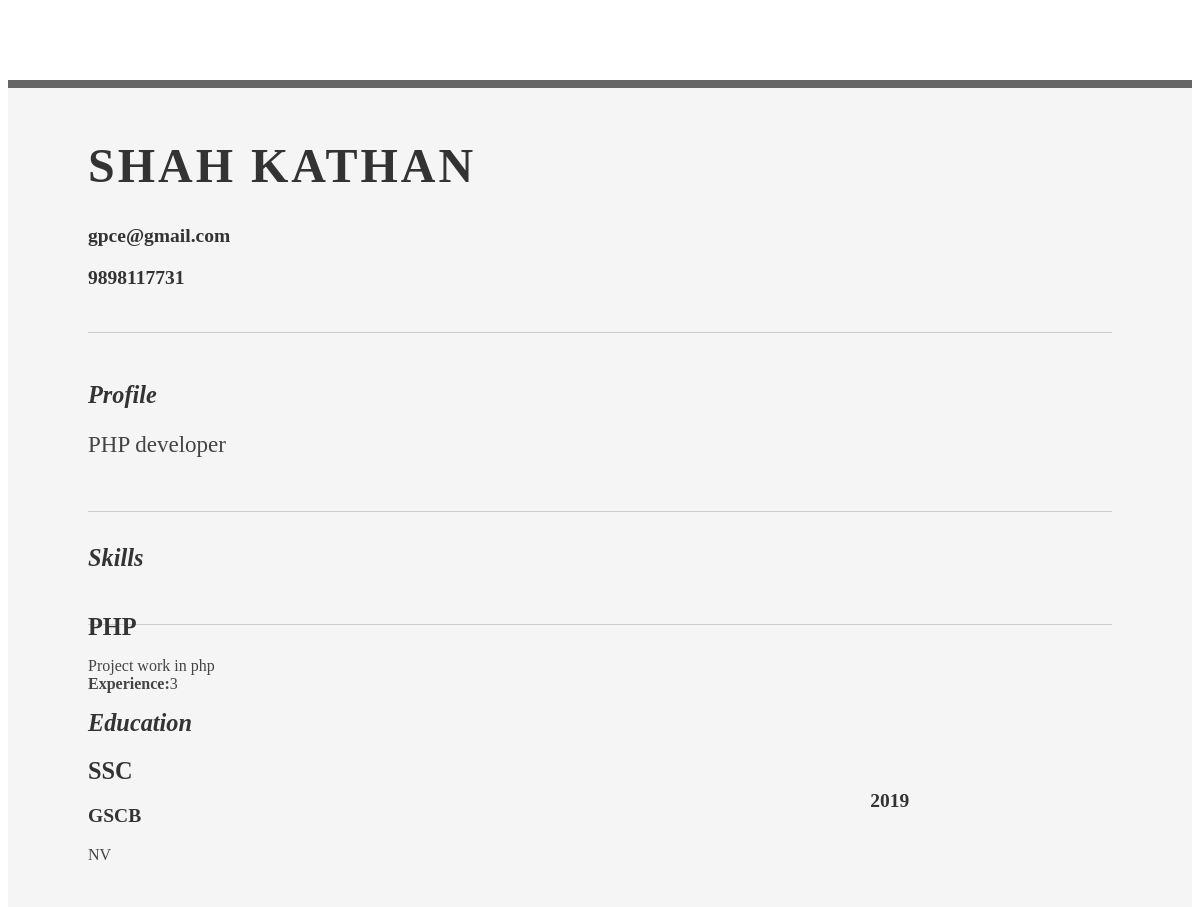
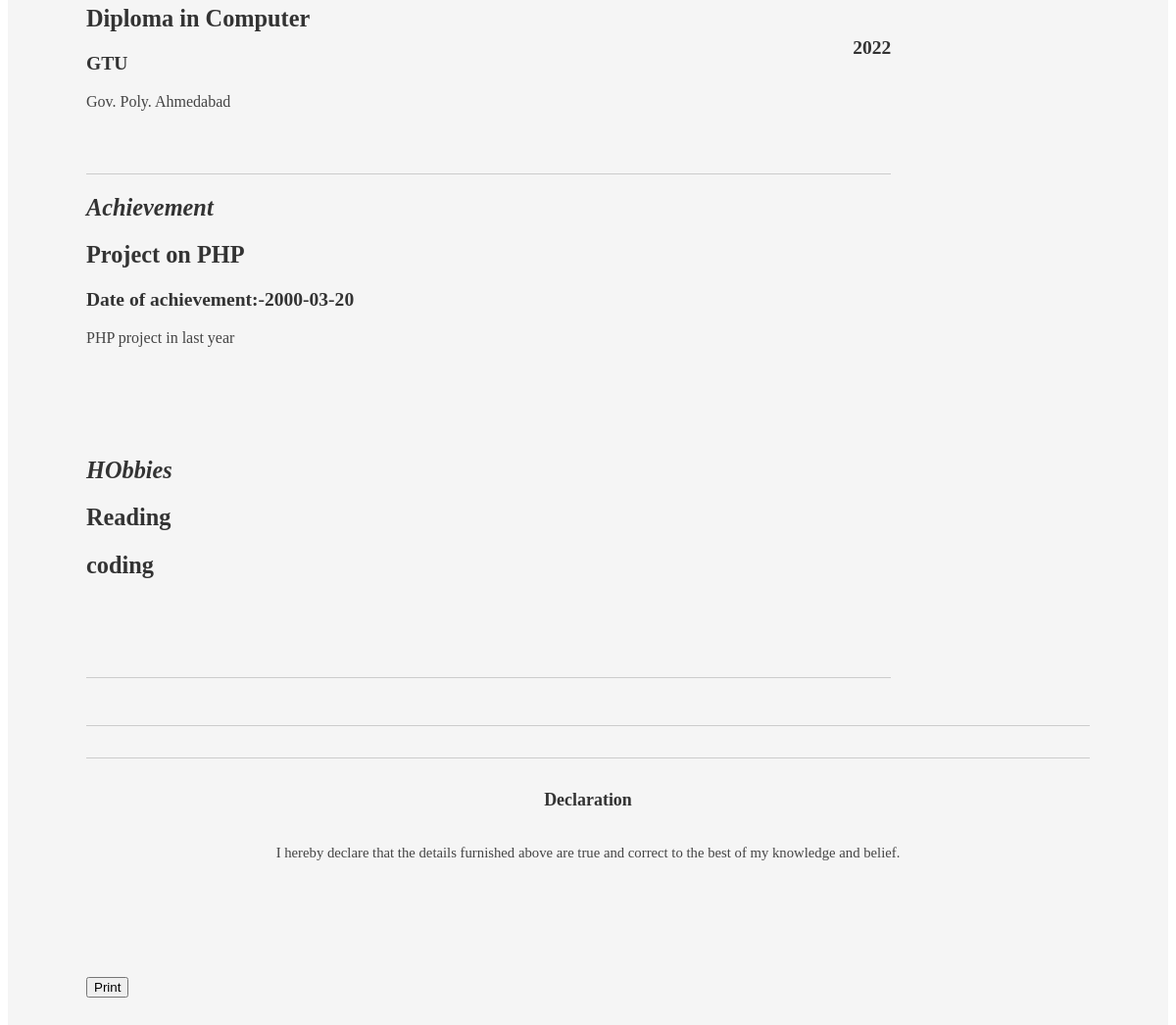
/web/RR/srt-resume.php (signed in), run on the app's committed database (2 pictures, top to bottom).
### tables this page shows
CREATE TABLE `user` (
  `user_id` int(20) NOT NULL,
  `name` varchar(40) NOT NULL,
  `city` varchar(40) NOT NULL,
  `gender` varchar(6) NOT NULL,
  `password` varchar(40) NOT NULL,
  `email` varchar(50) NOT NULL,
  `contact` bigint(15) NOT NULL,
  `pincode` int(6) NOT NULL,
  `Address` longtext NOT NULL,
  `date` date NOT NULL DEFAULT current_timestamp(),
  `state` varchar(40) NOT NULL,
  `image` longtext NOT NULL
);

CREATE TABLE `resume_data` (
  `Tech_Id` int(20) NOT NULL,
  `Skill` varchar(30) NOT NULL,
  `Skill_exprience` varchar(30) NOT NULL,
  `Description` longtext NOT NULL,
  `user_id` int(20) NOT NULL,
  `objective` longtext NOT NULL
);

CREATE TABLE `education` (
  `e_Id` int(20) NOT NULL,
  `degree` varchar(20) NOT NULL,
  `collage` varchar(50) NOT NULL,
  `univercity` varchar(50) NOT NULL,
  `passing_year` int(20) NOT NULL,
  `u_id` int(20) NOT NULL
);

CREATE TABLE `achievement` (
  `id` int(30) NOT NULL,
  `title` varchar(30) NOT NULL,
  `description` varchar(50) NOT NULL,
  `date` date NOT NULL,
  `user_id` int(20) NOT NULL
);

CREATE TABLE `hobbies` (
  `hobbi_id` int(11) NOT NULL,
  `hobbi` longtext NOT NULL,
  `user_id` int(11) NOT NULL
);

### web/RR/srt-resume.php (the view, shortened to what this page needs)
<!DOCTYPE html PUBLIC "-//W3C//DTD XHTML 1.0 Strict//EN" "http://www.w3.org/TR/xhtml1/DTD/xhtml1-strict.dtd">
<html>
<head>
	<link rel="stylesheet" type="text/css" href="http://yui.yahooapis.com/2.7.0/build/reset-fonts-grids/reset-fonts-grids.css" media="all" />
	<link rel="stylesheet" type="text/css" href="resume.css" media="all" />
</head>
<body>
<?php
  include 'conn.php';
  $sql="SELECT * FROM resume_data WHERE user_id=".$_SESSION['sess_uid'];
  $res=mysqli_query($con,$sql);
  $skl=mysqli_affected_rows($con);
  while($row=$res->fetch_assoc())
  {
   $skill=$row['Skill'];
   $exprience=$row['Skill_exprience'];
   $Description=$row['Description'];
   $objective=$row['objective'];
  }
$sql="SELECT * FROM user WHERE user_id=".$_SESSION['sess_uid'];
  $res=mysqli_query($con,$sql);
  while($row=$res->fetch_assoc())
  {
   $name=$row['name'];
   $email=$row['email'];
   $cn=$row['contact'];
  }
?>
<div id="doc2" class="yui-t7">
	<div id="inner">
		<div id="hd">
			<div class="yui-gc">
				<div class="yui-u first">
					<h1><?php echo $name ?></h1>
				</div>
				<div class="yui-u">
					<div class="contact-info">
						<h3><?php echo $email ?></h3>
						<h3><?php echo $cn ?></h3>
					</div>
				</div>
			</div>
		</div>
		<div id="bd">
			<div id="yui-main">
				<div class="yui-b">
					<div class="yui-gf">
						<div class="yui-u first">
							<h2>Profile</h2>
						</div>
						<div class="yui-u">
							<p class="enlarge">
						<?php echo $objective ?>
							</p>
						</div>
					</div>
					<div class="yui-gf">
						<div class="yui-u first">
							<h2>Skills</h2>
						</div>
						<div class="yui-u">
              <?php for($i=0;$i<$skl;$i++)
                   {   ?>
								<div class="talent">
									<h2><?php echo $skill ?></h2>
                					<p><?php echo $Description ?><br />
					                <strong>Experience:</strong><?php echo $exprience ?></p>
								</div>
			<?php } ?>
						</div>
					</div>
					<div class="yui-gf">
						<div class="yui-u first">
							<h2>Education</h2>
						</div>
						<div class="yui-u">
<?php
             $sql="SELECT * FROM education WHERE u_id=".$_SESSION['sess_uid'];
  $res=mysqli_query($con,$sql);
  while($row=$res->fetch_assoc())
  {
   $degree=$row['degree'];
   $uni=$row['univercity'];
   $clg=$row['collage'];
   $pass_year=$row['passing_year'];
 ?>
							<div class="job">
								<h2><?php echo $degree ?></h2>
								<h3><?php echo $uni ?></h3>
								<h4><?php echo $pass_year ?></h4>
								<p><?php echo $clg ?></p>
	           <?php }
              ?>						</div>
<div class="yui-gf last">
						<div class="yui-u first">
							<h2>Achievement</h2>
						</div>
			<?php
  $sql="SELECT * FROM achievement WHERE user_id=".$_SESSION['sess_uid'];
  $res=mysqli_query($con,$sql);
  while($row=$res->fetch_assoc())
  {
   $title=$row['title'];
   $date=$row['date'];
   $desc=$row['description'];
   ?>
						<div class="yui-u">
							<h2><?php echo $title ?></h2>
							<h3><strong>Date of achievement:-</strong><?php echo $date ?></h3>
							<p><?php echo $desc ?></p>
						</div>
						<?php
  }
  ?>
					</div>
					<div class="yui-gf last">
						<div class="yui-u first">
							<h2>HObbies</h2>
						</div>
						<?php
  $sql="SELECT * FROM hobbies WHERE user_id=".$_SESSION['sess_uid'];
  $res=mysqli_query($con,$sql);
  while($row=$res->fetch_assoc())
  {
        $ho=$row['hobbi'];
  ?>
						<div class="yui-u">
							<h2><?php echo $ho ?></h2>
							</div>
						<?php
  }
  ?>
					</div>
				</div>
			</div>
		</div>
		<div id="ft">
			<p><h3>Declaration</h3><br>
I hereby declare that the details furnished above are true and correct to the best of my knowledge and belief.</p>
		</div>
	</div>
</div>
<button type="button" id="btnprint" onclick="Print();">Print</button>
</body>
</html>

### web/RR/resume.css (style rules this page uses)
body { font-family: Georgia; color: #444; }
#inner { padding: 10px 80px; margin: 80px auto; background: #f5f5f5; border: solid #666; border-width: 8px 0 2px 0; }
.yui-gf { margin-bottom: 2em; padding-bottom: 2em; border-bottom: 1px solid #ccc; }
#hd { margin: 2.5em 0 3em 0; padding-bottom: 1.5em; border-bottom: 1px solid #ccc }
#bd, #ft { margin-bottom: 2em; }
#ft { padding: 1em 0 5em 0; font-size: 92%; border-top: 1px solid #ccc; text-align: center; }
#ft p { margin-bottom: 0; text-align: center; }
#hd h1 { font-size: 48px; text-transform: uppercase; letter-spacing: 3px; }
h2 { font-size: 152% }
h3, h4 { font-size: 122%; }
h1, h2, h3, h4 { color: #333; }
p { font-size: 100%; line-height: 18px; padding-right: 3em; }
strong { font-weight: bold; }
p.enlarge { font-size: 144%; padding-right: 6.5em; line-height: 24px; }
.contact-info { margin-top: 7px; }
.first h2 { font-style: italic; }
.last { border-bottom: 0 }
.job { position: relative; margin-bottom: 1em; padding-bottom: 1em; border-bottom: 1px solid #ccc; }
.job h4 { position: absolute; top: 0.35em; right: 0 }
.job p { margin: 0.75em 0 3em 0; }
.last { border: none; }
.talent { width: 32%; float: left }
.talent h2 { margin-bottom: 6px; }
.yui-gf .yui-u { width:80.2%; }
.yui-gf div.first { width:12.3%; }

### data on the page
user: name "SHAH KATHAN", email "gpce@gmail.com", contact "9898117731"
resume_data: objective "PHP developer", Skill "PHP", Description "Project work in php", Skill_exprience "3"
education: degree "SSC", univercity "GSCB", passing_year "2019", collage "NV"
education: degree "Diploma in Computer", univercity "GTU", passing_year "2022", collage "Gov. Poly. Ahmedabad"
achievement: title "Project on PHP", date "2000-03-20", description "PHP project in last year"
hobbies: hobbi "Reading"
hobbies: hobbi "coding"
